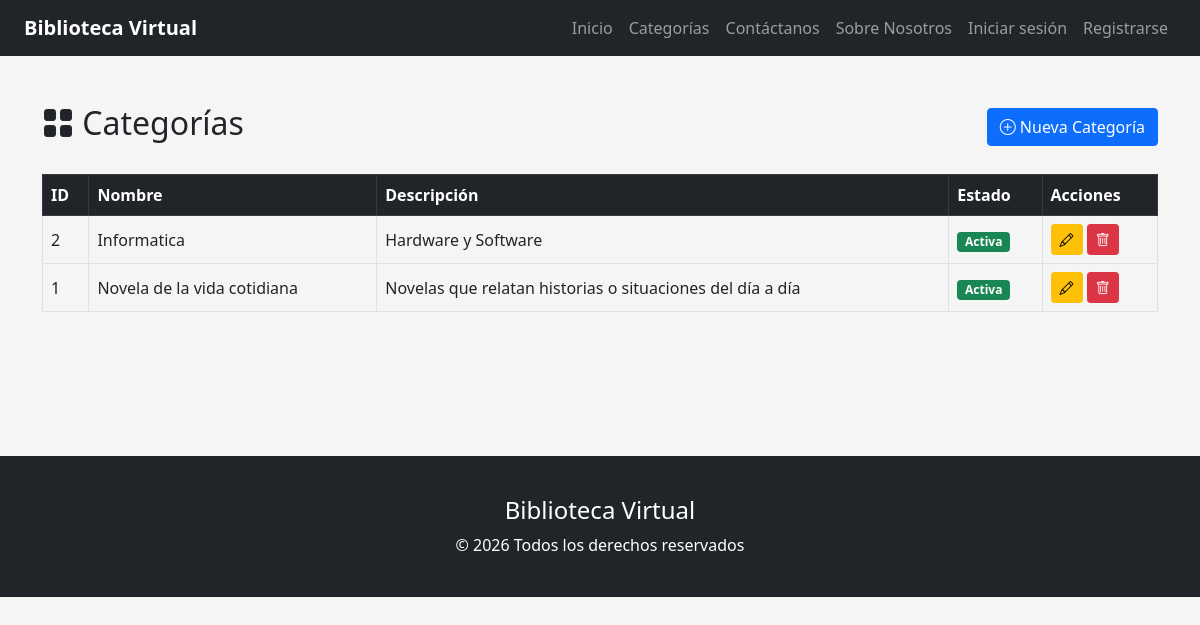
The page /biblioteca/categorias/ on the database its author committed.
### biblioteca/models.py (models this page shows, shortened)
class Categoria(models.Model):
    nombre = models.CharField(
        max_length=100,
        unique=True,
        verbose_name="Nombre"
    )
    descripcion = models.TextField(
        blank=True,
        null=True,
        verbose_name="Descripción"
    )
    estado = models.BooleanField(
        default=True,
        verbose_name="Estado"
    )
    fecha_creacion = models.DateTimeField(
        auto_now_add=True,
        verbose_name="Fecha de creación"
    )
    class Meta:
        db_table = "categorias"
        verbose_name = "Categoría"
        verbose_name_plural = "Categorías"
        ordering = ["nombre"]

### biblioteca/views.py (the view)
# urls.py: path('categorias/',views.categorias,name='categorias'),
def categorias(request):
    if request.method == "POST":
        form = CategoriaForm(request.POST)
        if form.is_valid():
            form.save()
            return redirect('categorias')
    else:
        form = CategoriaForm()
    categorias = Categoria.objects.all()
    context = {
        'categorias': categorias,
        'form': form
    }
    return render(
        request,
        'biblioteca/categorias.html',
        context
    )

### biblioteca/templates/biblioteca/categorias.html (shortened to what this page needs)
{% extends 'base.html' %}
{% block content %}
<div class="container py-5">
    <div class="d-flex justify-content-between align-items-center mb-4">
        <h2>
            <i class="bi bi-grid-fill"></i>
            Categorías
        </h2>
        <button
            class="btn btn-primary"
            data-bs-toggle="modal"
            data-bs-target="#modalCategoria">
            <i class="bi bi-plus-circle"></i>
            {% if editando %}
            Editar Categoría
            {% else %}
            Nueva Categoría
            {% endif %}
            </button>
    </div>
    <table class="table table-hover table-bordered align-middle">
        <thead class="table-dark">
            <tr>
                <th>ID</th>
                <th>Nombre</th>
                <th>Descripción</th>
                <th>Estado</th>
                <th>Acciones</th>
            </tr>
        </thead>
        <tbody>
            {% for categoria in categorias %}
            <tr>
                <td>{{ categoria.id }}</td>
                <td>{{ categoria.nombre }}</td>
                <td>{{ categoria.descripcion }}</td>
                <td>
                    {% if categoria.estado %}
                        <span class="badge bg-success">
                            Activa
                        </span>
                    {% else %}
                        <span class="badge bg-danger">
                            Inactiva
                        </span>
                    {% endif %}
                </td>
                <td>
                    <a
                    href="{% url 'editar_categoria' categoria.id %}"
                    class="btn btn-warning btn-sm">
                    <i class="bi bi-pencil"></i>
                    </a>
                    <button class="btn btn-danger btn-sm">
                        <i class="bi bi-trash"></i>
                    </button>
                </td>
            </tr>
            {% empty %}
            <tr>
                <td colspan="5" class="text-center">
                    No existen categorías registradas.
                </td>
            </tr>
            {% endfor %}
        </tbody>
    </table>
</div>
{% endblock %}

### landing/templates/base.html (style rules this page uses)
body { background-color: #f5f5f5; }

### rows shown on the page
Categoria: id "2", nombre "Informatica", descripcion "Hardware y Software", estado "Activa"
Categoria: id "1", nombre "Novela de la vida cotidiana", descripcion "Novelas que relatan historias o situaciones del día a día", estado "Activa"
